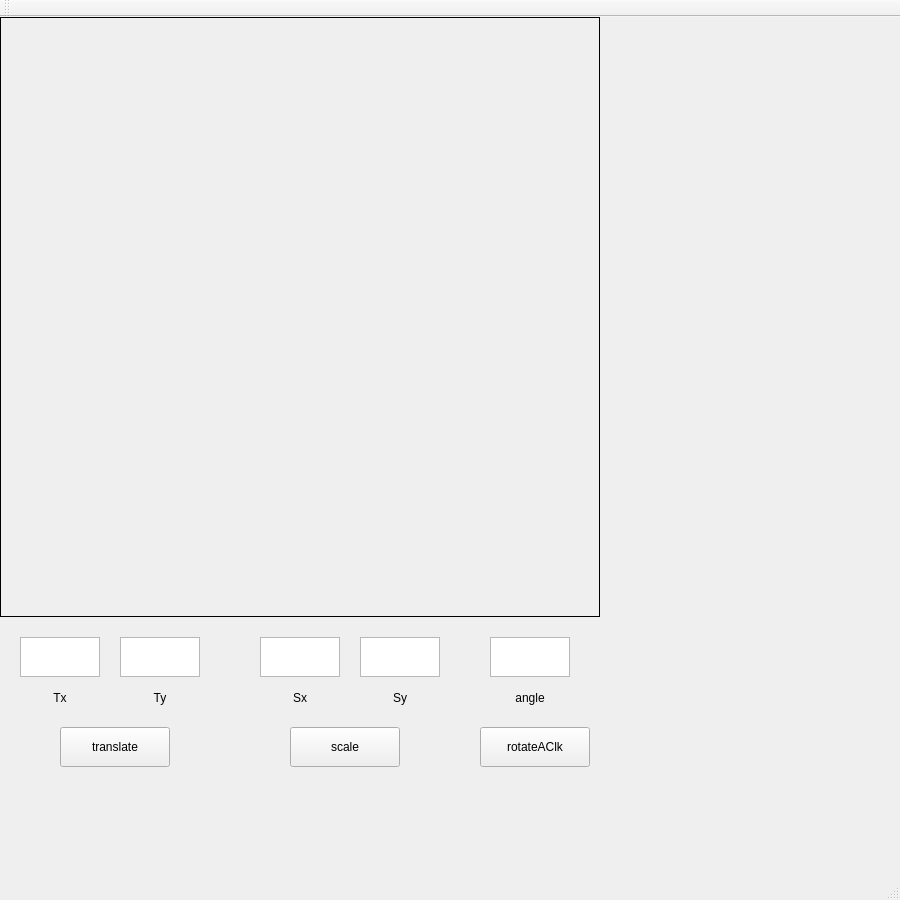
<?xml version="1.0" encoding="UTF-8"?>
<ui version="4.0">
 <class>MainWindow</class>
 <widget class="QMainWindow" name="MainWindow">
  <property name="geometry">
   <rect>
    <x>0</x>
    <y>0</y>
    <width>900</width>
    <height>900</height>
   </rect>
  </property>
  <property name="windowTitle">
   <string>MainWindow</string>
  </property>
  <widget class="QWidget" name="centralWidget">
   <widget class="QLabel" name="label">
    <property name="geometry">
     <rect>
      <x>0</x>
      <y>0</y>
      <width>600</width>
      <height>600</height>
     </rect>
    </property>
    <property name="frameShape">
     <enum>QFrame::Box</enum>
    </property>
    <property name="text">
     <string/>
    </property>
   </widget>
   <widget class="QTextEdit" name="textEdit">
    <property name="geometry">
     <rect>
      <x>20</x>
      <y>620</y>
      <width>80</width>
      <height>40</height>
     </rect>
    </property>
   </widget>
   <widget class="QTextEdit" name="textEdit_2">
    <property name="geometry">
     <rect>
      <x>120</x>
      <y>620</y>
      <width>80</width>
      <height>40</height>
     </rect>
    </property>
   </widget>
   <widget class="QLabel" name="label_2">
    <property name="geometry">
     <rect>
      <x>20</x>
      <y>670</y>
      <width>80</width>
      <height>21</height>
     </rect>
    </property>
    <property name="text">
     <string>Tx</string>
    </property>
    <property name="alignment">
     <set>Qt::AlignCenter</set>
    </property>
   </widget>
   <widget class="QLabel" name="label_3">
    <property name="geometry">
     <rect>
      <x>120</x>
      <y>670</y>
      <width>80</width>
      <height>21</height>
     </rect>
    </property>
    <property name="text">
     <string>Ty</string>
    </property>
    <property name="alignment">
     <set>Qt::AlignCenter</set>
    </property>
   </widget>
   <widget class="QPushButton" name="pushButton">
    <property name="geometry">
     <rect>
      <x>60</x>
      <y>710</y>
      <width>110</width>
      <height>40</height>
     </rect>
    </property>
    <property name="text">
     <string>translate</string>
    </property>
   </widget>
   <widget class="QTextEdit" name="textEdit_3">
    <property name="geometry">
     <rect>
      <x>260</x>
      <y>620</y>
      <width>80</width>
      <height>40</height>
     </rect>
    </property>
   </widget>
   <widget class="QTextEdit" name="textEdit_4">
    <property name="geometry">
     <rect>
      <x>360</x>
      <y>620</y>
      <width>80</width>
      <height>40</height>
     </rect>
    </property>
   </widget>
   <widget class="QLabel" name="label_4">
    <property name="geometry">
     <rect>
      <x>260</x>
      <y>670</y>
      <width>80</width>
      <height>21</height>
     </rect>
    </property>
    <property name="text">
     <string>Sx</string>
    </property>
    <property name="alignment">
     <set>Qt::AlignCenter</set>
    </property>
   </widget>
   <widget class="QLabel" name="label_5">
    <property name="geometry">
     <rect>
      <x>360</x>
      <y>670</y>
      <width>80</width>
      <height>21</height>
     </rect>
    </property>
    <property name="text">
     <string>Sy</string>
    </property>
    <property name="alignment">
     <set>Qt::AlignCenter</set>
    </property>
   </widget>
   <widget class="QPushButton" name="pushButton_2">
    <property name="geometry">
     <rect>
      <x>290</x>
      <y>710</y>
      <width>110</width>
      <height>40</height>
     </rect>
    </property>
    <property name="text">
     <string>scale</string>
    </property>
   </widget>
   <widget class="QTextEdit" name="textEdit_5">
    <property name="geometry">
     <rect>
      <x>490</x>
      <y>620</y>
      <width>80</width>
      <height>40</height>
     </rect>
    </property>
   </widget>
   <widget class="QLabel" name="label_6">
    <property name="geometry">
     <rect>
      <x>490</x>
      <y>670</y>
      <width>80</width>
      <height>21</height>
     </rect>
    </property>
    <property name="text">
     <string>angle</string>
    </property>
    <property name="alignment">
     <set>Qt::AlignCenter</set>
    </property>
   </widget>
   <widget class="QPushButton" name="pushButton_3">
    <property name="geometry">
     <rect>
      <x>480</x>
      <y>710</y>
      <width>110</width>
      <height>40</height>
     </rect>
    </property>
    <property name="text">
     <string>rotateAClk</string>
    </property>
   </widget>
  </widget>
  <widget class="QMenuBar" name="menuBar">
   <property name="geometry">
    <rect>
     <x>0</x>
     <y>0</y>
     <width>900</width>
     <height>26</height>
    </rect>
   </property>
  </widget>
  <widget class="QToolBar" name="mainToolBar">
   <attribute name="toolBarArea">
    <enum>TopToolBarArea</enum>
   </attribute>
   <attribute name="toolBarBreak">
    <bool>false</bool>
   </attribute>
  </widget>
  <widget class="QStatusBar" name="statusBar"/>
 </widget>
 <layoutdefault spacing="6" margin="11"/>
 <resources/>
 <connections/>
</ui>
